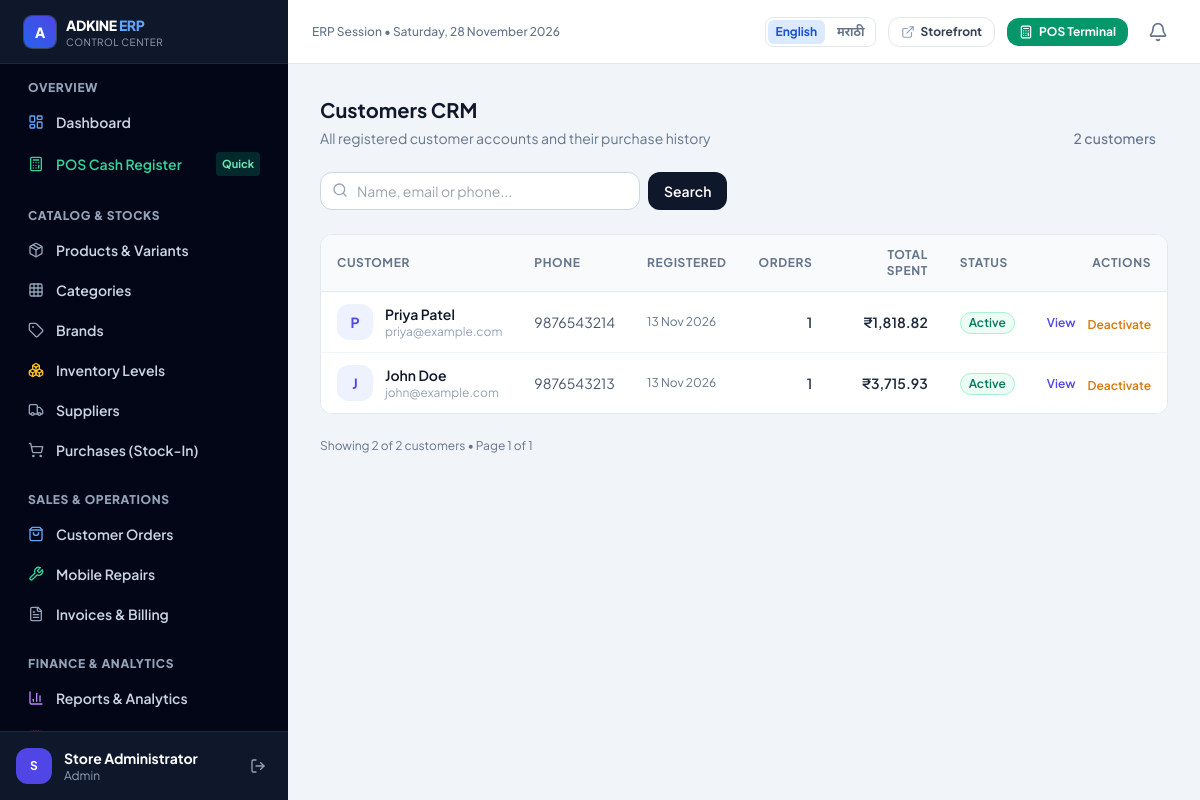
The page /admin/customers.php (signed in) on the database its author committed.
### tables this page shows
CREATE TABLE `users` (
  `id` int(10) UNSIGNED NOT NULL,
  `role_id` int(10) UNSIGNED NOT NULL,
  `full_name` varchar(150) NOT NULL,
  `email` varchar(191) NOT NULL,
  `phone` varchar(20) DEFAULT NULL,
  `password_hash` varchar(255) NOT NULL,
  `status` enum('active','pending_otp','suspended') DEFAULT 'active',
  `email_verified_at` timestamp NULL DEFAULT NULL,
  `avatar` varchar(255) DEFAULT NULL,
  `created_at` timestamp NULL DEFAULT current_timestamp(),
  `updated_at` timestamp NULL DEFAULT current_timestamp() ON UPDATE current_timestamp()
);

### includes/db.php (called while the page is built, shortened)
<?php
function db(): mysqli
{
    static $conn = null;
    if ($conn === null) {
        $conn = new mysqli(DB_HOST, DB_USER, DB_PASS, DB_NAME, DB_PORT);
        $conn->set_charset(DB_CHARSET);
    }
    return $conn;
}
function _db_execute(string $sql, array $params): mysqli_stmt
{
    $stmt = db()->prepare($sql);
    if (!empty($params)) {
        $stmt->execute(array_values($params));
    } else {
        $stmt->execute();
    }
    return $stmt;
}
function db_fetch_all(string $sql, array $params = []): array
{
    $stmt   = _db_execute($sql, $params);
    $result = $stmt->get_result();
    $rows   = $result->fetch_all(MYSQLI_ASSOC);
    return $rows;
}
function db_fetch_value(string $sql, array $params = []): mixed
{
    $stmt   = _db_execute($sql, $params);
    $result = $stmt->get_result();
    $row    = $result->fetch_array(MYSQLI_NUM);
    return $row[0] ?? null;
}

### admin/customers.php (the view, shortened to what this page needs)
<?php
require_once __DIR__ . '/../includes/admin-header.php';
$search = trim((string)($_GET['search'] ?? ''));
$page   = max(1, (int)($_GET['page'] ?? 1));
$limit  = 25;
$offset = ($page - 1) * $limit;
$whereParts = ["r.slug = 'customer'"];
$params     = [];
$where = 'WHERE ' . implode(' AND ', $whereParts);
$total = (int)(db_fetch_value(
    "SELECT COUNT(DISTINCT u.id)
     FROM users u
     JOIN roles r ON r.id = u.role_id
     $where",
    $params
) ?? 0);
$pages     = (int)ceil($total / $limit);
$customers = db_fetch_all(
    "SELECT u.id, u.full_name AS name, u.email, u.phone, (CASE WHEN u.status = 'active' THEN 1 ELSE 0 END) AS is_active, u.created_at,
            COUNT(DISTINCT o.id) AS order_count,
            COALESCE(SUM(o.total_amount), 0) AS total_spent
     FROM users u
     JOIN roles r ON r.id = u.role_id
     LEFT JOIN orders o ON o.user_id = u.id
     $where
     GROUP BY u.id
     ORDER BY u.created_at DESC
     LIMIT $limit OFFSET $offset",
    $params
);
?>
<div class="space-y-6">
    <div class="flex flex-wrap items-end justify-between gap-4">
        <div>
            <h1 class="text-xl font-bold text-slate-900">Customers CRM</h1>
            <p class="mt-1 text-sm text-slate-500">All registered customer accounts and their purchase history</p>
        </div>
        <div class="text-sm text-slate-500 font-medium">
            <span class="bg-slate-100 px-3 py-1.5 rounded-xl"><?= number_format($total) ?> customers</span>
        </div>
    </div>
    <form method="GET" action="<?= url('/admin/customers.php') ?>" class="flex gap-2">
        <div class="relative w-80">
            <i data-lucide="search" class="w-4 h-4 text-slate-400 absolute left-3 top-2.5"></i>
            <input name="search" value="<?= e($search) ?>" placeholder="Name, email or phone..."
                   class="w-full rounded-xl border border-slate-300 bg-white px-3.5 py-2 pl-9 text-sm shadow-xs focus:border-indigo-600 focus:ring-1 focus:ring-indigo-600 outline-none">
        </div>
        <button class="rounded-xl bg-slate-900 px-4 py-2 text-sm font-semibold text-white hover:bg-slate-800 transition">Search</button>
    </form>
    <div class="overflow-x-auto rounded-xl border border-slate-200 bg-white shadow-xs">
        <table class="min-w-full divide-y divide-slate-200 text-left text-sm">
            <thead class="bg-slate-50 text-xs uppercase tracking-wider text-slate-500 font-bold">
                <tr>
                    <th class="px-4 py-3">Customer</th>
                    <th class="px-4 py-3">Phone</th>
                    <th class="px-4 py-3">Registered</th>
                    <th class="px-4 py-3 text-right">Orders</th>
                    <th class="px-4 py-3 text-right">Total Spent</th>
                    <th class="px-4 py-3">Status</th>
                    <th class="px-4 py-3 text-right">Actions</th>
                </tr>
            </thead>
            <tbody class="divide-y divide-slate-100 bg-white">
                <?php foreach ($customers as $c): ?>
                <tr class="hover:bg-slate-50/70 transition">
                    <td class="px-4 py-3">
                        <div class="flex items-center gap-3">
                            <div class="w-9 h-9 rounded-xl bg-indigo-50 flex items-center justify-center text-indigo-600 font-bold text-sm shrink-0">
                                <?= strtoupper(substr($c['name'] ?? 'C', 0, 1)) ?>
                            </div>
                            <div class="min-w-0">
                                <a href="<?= url('/admin/customer-detail.php?id=' . (int)$c['id']) ?>"
                                   class="font-semibold text-slate-900 hover:text-indigo-600 truncate block">
                                    <?= e($c['name']) ?>
                                </a>
                                <div class="text-xs text-slate-400"><?= e($c['email']) ?></div>
                            </div>
                        </div>
                    </td>
                    <td class="px-4 py-3 text-slate-600 text-sm"><?= e($c['phone'] ?? '—') ?></td>
                    <td class="px-4 py-3 text-slate-500 text-xs"><?= date('d M Y', strtotime($c['created_at'])) ?></td>
                    <td class="px-4 py-3 text-right font-semibold text-slate-700"><?= (int)$c['order_count'] ?></td>
                    <td class="px-4 py-3 text-right font-semibold text-slate-800"><?= format_currency($c['total_spent']) ?></td>
                    <td class="px-4 py-3">
                        <span class="inline-flex items-center px-2 py-0.5 rounded-full text-xs font-semibold
                            <?= $c['is_active'] ? 'bg-emerald-50 text-emerald-700 border border-emerald-200' : 'bg-rose-50 text-rose-700 border border-rose-200' ?>">
                            <?= $c['is_active'] ? 'Active' : 'Inactive' ?>
                        </span>
                    </td>
                    <td class="px-4 py-3 text-right">
                        <div class="inline-flex items-center gap-3">
                            <a href="<?= url('/admin/customer-detail.php?id=' . (int)$c['id']) ?>"
                               class="font-semibold text-indigo-600 hover:text-indigo-800 hover:underline text-xs">View</a>
                            <form method="POST" action="<?= url('/admin/customers.php') ?>"
                                  onsubmit="return confirm('Toggle status for this customer?')">
                                <button type="submit"
                                    class="font-semibold text-xs <?= $c['is_active'] ? 'text-amber-600 hover:text-amber-800' : 'text-emerald-600 hover:text-emerald-800' ?> hover:underline">
                                    <?= $c['is_active'] ? 'Deactivate' : 'Activate' ?>
                                </button>
                            </form>
                        </div>
                    </td>
                </tr>
                <?php endforeach; ?>
            </tbody>
        </table>
    </div>
    <div class="flex items-center justify-between text-xs text-slate-500">
        <p>Showing <?= count($customers) ?> of <?= number_format($total) ?> customers &bull; Page <?= $page ?> of <?= max(1, $pages) ?></p>
    </div>
</div>
<?php require_once __DIR__ . '/../includes/admin-footer.php'; ?>

### includes/admin-header.php (style rules this page uses)
body { font-family: 'Plus Jakarta Sans', 'Noto Sans Devanagari', sans-serif; -webkit-tap-highlight-color: transparent; }
html, body { overflow-x: hidden; }
html { scrollbar-color: #94a3b8 #e2e8f0; scrollbar-width: thin; }

### rows shown on the page
users: full_name "P", full_name "Priya Patel", email "priya@example.com", phone "9876543214", created_at "13 Nov 2026", order_count "1", total_spent "₹1,818.82"
users: full_name "J", full_name "John Doe", email "john@example.com", phone "9876543213", created_at "13 Nov 2026", order_count "1", total_spent "₹3,715.93"

### other values the page prints
substr(auth()['full_name'] ?? 'A', 0, 1) "S"
auth()['full_name'] "Store Administrator"
auth()['role_slug'] "Admin"
$label "English"
$label "मराठी"
$total "2"
count($customers) "2"
$page "1"
max(1, $pages) "1"
